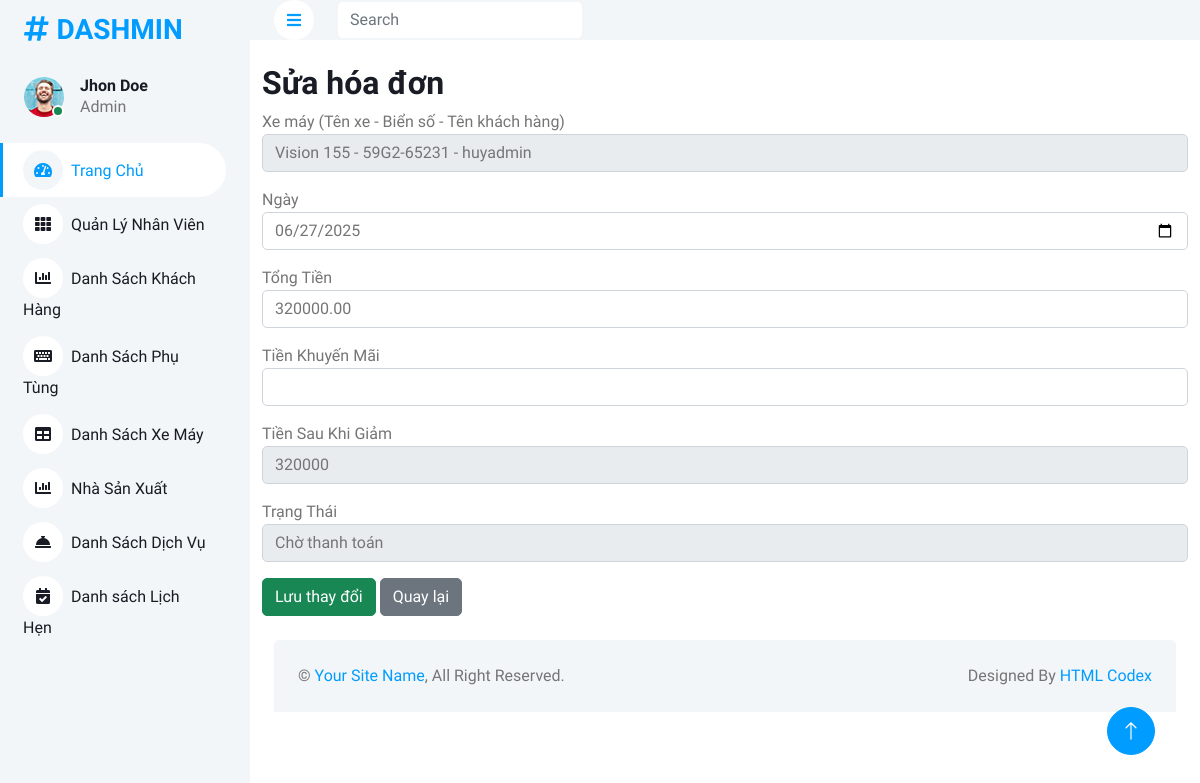
Page /Admin/hoadon.php?controller=hoadon&action=edit&id=19 on the committed database.
### tables this page shows
CREATE TABLE `hoadon` (
  `MaHD` int(11) NOT NULL,
  `TongTien` decimal(10,2) DEFAULT NULL,
  `Ngay` date DEFAULT NULL,
  `TrangThai` enum('cho_thanh_toan','da_thanh_toan','huy') DEFAULT NULL,
  `xemay_MaXE` int(11) DEFAULT NULL,
  `phutungxemay_MaSP` int(11) NOT NULL
);

CREATE TABLE `xemay` (
  `MaXE` int(11) NOT NULL,
  `TenXe` varchar(255) DEFAULT NULL,
  `LoaiXe` varchar(255) DEFAULT NULL,
  `PhanKhuc` varchar(255) DEFAULT NULL,
  `BienSoXe` varchar(255) DEFAULT NULL,
  `HinhAnhMatTruocXe` varchar(255) DEFAULT NULL,
  `HinhAnhMatSauXe` varchar(255) DEFAULT NULL,
  `hoadon_MaHD` int(11) DEFAULT NULL,
  `khachhang_MaKH` int(11) DEFAULT NULL
);

### Admin/controllers/HoaDonController.php (called while the page is built, shortened)
<?php
require_once __DIR__ . '/../models/HoaDonModel.php';
class HoaDonController
{
  private $model;
  public function __construct($db)
  {
    $this->model = new HoaDonModel($db);
  }
  public function edit()
  {
    $id = $_GET['id'] ?? null;
    $hoadon = $this->model->getById($id);
    $xemays = $this->model->getAllXeMayWithKhachHang();
    include __DIR__ . '/../views/hoadon/edit.php';
  }
}
?>

### Admin/models/HoaDonModel.php (called while the page is built, shortened)
<?php
class HoaDonModel
{
  private $conn;
  public function __construct($db)
  {
    $this->conn = $db;
  }
  public function getById($id)
  {
    $stmt = $this->conn->prepare("
            SELECT
                h.*,
                x.TenXe,
                x.BienSoXe,
                k.TenKH
            FROM hoadon h
            LEFT JOIN xemay x ON h.xemay_MaXE = x.MaXE
            LEFT JOIN khachhang k ON x.khachhang_MaKH = k.MaKH
            WHERE h.MaHD = ?
        ");
    $stmt->execute([$id]);
    return $stmt->fetch(PDO::FETCH_ASSOC);
  }
  public function getAllXeMayWithKhachHang()
  {
    $stmt = $this->conn->query("
            SELECT
                x.MaXE,
                x.TenXe,
                x.BienSoXe,
                k.TenKH
            FROM xemay x
            LEFT JOIN khachhang k ON x.khachhang_MaKH = k.MaKH
        ");
    return $stmt->fetchAll(PDO::FETCH_ASSOC);
  }
}
?>

### Admin/views/hoadon/edit.php (the view, shortened to what this page needs)
<div class="container mt-4">
  <h2>Sửa hóa đơn</h2>
  <form method="post" id="hoadonForm">
    <div class="mb-3">
      <label>Xe máy (Tên xe - Biển số - Tên khách hàng)</label>
      <select name="xemay_MaXE" class="form-control" required>
        <?php foreach ($xemays as $xe): ?>
          <option value="<?= $xe['MaXE'] ?>" <?= ($hoadon['xemay_MaXE'] == $xe['MaXE']) ? 'selected' : '' ?>>
            <?= htmlspecialchars($xe['TenXe']) ?> - <?= htmlspecialchars($xe['BienSoXe']) ?> -
          </option>
        <?php endforeach; ?>
      </select>
    </div>
    <div class="mb-3">
      <label>Ngày</label>
      <input name="Ngay" type="date" class="form-control" value="<?= htmlspecialchars($hoadon['Ngay']) ?>" required>
    </div>
    <div class="mb-3">
      <label>Tổng Tiền</label>
      <input id="TongTien" name="TongTien" type="number" step="0.01" min="0.01" class="form-control"
        value="<?= htmlspecialchars($hoadon['TongTien']) ?>" required>
    </div>
    <div class="mb-3">
      <label>Tiền Khuyến Mãi</label>
      <input id="TienKhuyenMai" name="TienKhuyenMai" type="number" step="0.01" min="0" class="form-control"
        value="<?= htmlspecialchars($hoadon['TienKhuyenMai']) ?>">
    </div>
    <div class="mb-3">
      <label>Tiền Sau Khi Giảm</label>
      <input id="TienSauKhiGiam" name="TienSauKhiGiam" type="number" step="0.01" min="0.01" class="form-control"
        value="<?= htmlspecialchars($hoadon['TienSauKhiGiam']) ?>" readonly required>
    </div>
    <div class="mb-3">
      <label>Trạng Thái</label>
      <select name="TrangThai" class="form-control" required>
        <option value="cho_thanh_toan" <?= $hoadon['TrangThai'] == "cho_thanh_toan" ? "selected" : "" ?>>Chờ thanh toán
        </option>
      </select>
    </div>
    <button type="submit" class="btn btn-success">Lưu thay đổi</button>
    <a href="?controller=hoadon&action=index" class="btn btn-secondary">Quay lại</a>
  </form>
</div>

### Admin/css/style.css (style rules this page uses)
:root { --primary: #009CFF; --light: #F3F6F9; --dark: #191C24; }
.btn { transition: .5s; }

### rows in the picture
hoadon: xemay_MaXE "Vision 155 - 59G2-65231 - huyadmin", Ngay "06/27/2025", TongTien "320000.00", TrangThai "Chờ thanh toán"
